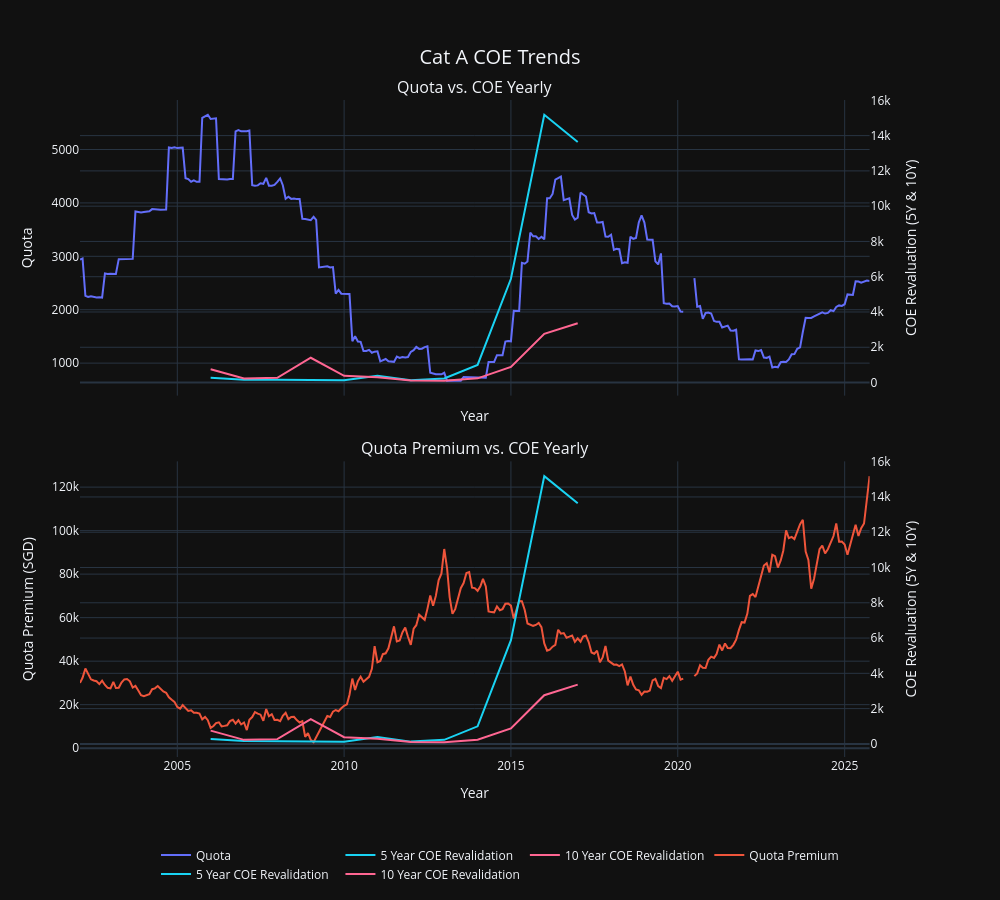

The code cell stored with this chart in its notebook:
### Code cell
fig = make_subplots(
    rows=2, cols=1,
    shared_xaxes=True,
    vertical_spacing=0.1,
    row_heights=[1, 1],
    subplot_titles=("Quota vs. COE Yearly", "Quota Premium vs. COE Yearly"),
    specs=[[{"secondary_y": True}], [{"secondary_y": True}]]
)

#Plot 1: Quota vs COE Yearly
fig.add_trace(go.Scatter(
        x=cat_a_df.index,
        y=cat_a_df['quota_a'],
        mode='lines',
        name='Quota',
        line=dict(color=pc.qualitative.Plotly[0])
), row=1, col=1, secondary_y=False)

fig.add_trace(go.Scatter(
    x=coe_yearly_a.index,
    y=coe_yearly_a['5 Year'],
    mode='lines',
    name='5 Year COE Revalidation',
    line=dict(color=pc.qualitative.Plotly[5]),
), row=1, col=1, secondary_y=True)

fig.add_trace(go.Scatter(
    x=coe_yearly_a.index,
    y=coe_yearly_a['10 Year'],
    mode='lines',
    name='10 Year COE Revalidation',
    line=dict(color=pc.qualitative.Plotly[6]),
), row=1, col=1, secondary_y=True)

#Plot 2: Quota Premium vs COE Yearly

fig.add_trace(go.Scatter(
    x=cat_a_df.index,
    y=cat_a_df['quota_premium_a'],
    mode='lines',
    name='Quota Premium',
    line=dict(color=pc.qualitative.Plotly[1])
), row=2, col=1, secondary_y=False)

fig.add_trace(go.Scatter(
    x=coe_yearly_a.index,
    y=coe_yearly_a['5 Year'],
    mode='lines',
    name='5 Year COE Revalidation',
    line=dict(color=pc.qualitative.Plotly[5]),
), row=2, col=1, secondary_y=True)

fig.add_trace(go.Scatter(
    x=coe_yearly_a.index,
    y=coe_yearly_a['10 Year'],
    mode='lines',
    name='10 Year COE Revalidation',
    line=dict(color=pc.qualitative.Plotly[6]),
), row=2, col=1, secondary_y=True)

fig.update_layout(
    height=900,
    width=1000,
    title={
        'text': "Cat A COE Trends",
        'x': 0.5,
        'xanchor': 'center',
        'yanchor': 'top',
        'font': {'size': 20}
    },
    template='plotly_dark',
    legend=dict(
        orientation="h",
        yanchor="bottom",
        y=-0.2,
        xanchor="center",
        x=0.5
    )
)

fig.update_xaxes(
    title_text="Year",
)

fig.update_yaxes(title_text="Quota", row=1, col=1, secondary_y=False)
fig.update_yaxes(title_text="COE Revaluation (5Y & 10Y)", row=1, col=1, secondary_y=True)

fig.update_yaxes(title_text="Quota Premium (SGD)", row=2, col=1, secondary_y=False)
fig.update_yaxes(title_text="COE Revaluation (5Y & 10Y)", row=2, col=1, secondary_y=True)

fig.show()

### Figure 1 — Plotly figure (JSON) as saved in the notebook; plotly's stock layout.template omitted (floating-point values rounded to 4 significant figures; data arrays with more than 128 entries replaced by an {"elided": "..."} marker saying what was removed)
{"data": [{"line": {"color": "#636EFA"}, "mode": "lines", "name": "Quota", "type": "scatter", "x": {"elided": "285 str values"}, "xaxis": "x", "y": {"elided": "285 int values"}, "yaxis": "y"}, {"line": {"color": "#19D3F3"}, "mode": "lines", "name": "5 Year COE Revalidation", "type": "scatter", "x": ["2006-01-01T00:00:00", "2007-01-01T00:00:00", "2008-01-01T00:00:00", "2009-01-01T00:00:00", "2010-01-01T00:00:00", "2011-01-01T00:00:00", "2012-01-01T00:00:00", "2013-01-01T00:00:00", "2014-01-01T00:00:00", "2015-01-01T00:00:00", "2016-01-01T00:00:00", "2017-01-01T00:00:00"], "xaxis": "x", "y": [273, 165, 153, 127, 128, 390, 129, 229, 997, 5881, 15181, 13643], "yaxis": "y2"}, {"line": {"color": "#FF6692"}, "mode": "lines", "name": "10 Year COE Revalidation", "type": "scatter", "x": ["2006-01-01T00:00:00", "2007-01-01T00:00:00", "2008-01-01T00:00:00", "2009-01-01T00:00:00", "2010-01-01T00:00:00", "2011-01-01T00:00:00", "2012-01-01T00:00:00", "2013-01-01T00:00:00", "2014-01-01T00:00:00", "2015-01-01T00:00:00", "2016-01-01T00:00:00", "2017-01-01T00:00:00"], "xaxis": "x", "y": [751, 230, 270, 1405, 383, 296, 111, 95, 237, 882, 2758, 3360], "yaxis": "y2"}, {"line": {"color": "#EF553B"}, "mode": "lines", "name": "Quota Premium", "type": "scatter", "x": {"elided": "285 str values"}, "xaxis": "x2", "y": {"elided": "285 float values"}, "yaxis": "y3"}, {"line": {"color": "#19D3F3"}, "mode": "lines", "name": "5 Year COE Revalidation", "type": "scatter", "x": ["2006-01-01T00:00:00", "2007-01-01T00:00:00", "2008-01-01T00:00:00", "2009-01-01T00:00:00", "2010-01-01T00:00:00", "2011-01-01T00:00:00", "2012-01-01T00:00:00", "2013-01-01T00:00:00", "2014-01-01T00:00:00", "2015-01-01T00:00:00", "2016-01-01T00:00:00", "2017-01-01T00:00:00"], "xaxis": "x2", "y": [273, 165, 153, 127, 128, 390, 129, 229, 997, 5881, 15181, 13643], "yaxis": "y4"}, {"line": {"color": "#FF6692"}, "mode": "lines", "name": "10 Year COE Revalidation", "type": "scatter", "x": ["2006-01-01T00:00:00", "2007-01-01T00:00:00", "2008-01-01T00:00:00", "2009-01-01T00:00:00", "2010-01-01T00:00:00", "2011-01-01T00:00:00", "2012-01-01T00:00:00", "2013-01-01T00:00:00", "2014-01-01T00:00:00", "2015-01-01T00:00:00", "2016-01-01T00:00:00", "2017-01-01T00:00:00"], "xaxis": "x2", "y": [751, 230, 270, 1405, 383, 296, 111, 95, 237, 882, 2758, 3360], "yaxis": "y4"}], "layout": {"annotations": [{"font": {"size": 16}, "showarrow": false, "text": "Quota vs. COE Yearly", "x": 0.47, "xanchor": "center", "xref": "paper", "y": 1, "yanchor": "bottom", "yref": "paper"}, {"font": {"size": 16}, "showarrow": false, "text": "Quota Premium vs. COE Yearly", "x": 0.47, "xanchor": "center", "xref": "paper", "y": 0.45, "yanchor": "bottom", "yref": "paper"}], "height": 900, "legend": {"orientation": "h", "x": 0.5, "xanchor": "center", "y": -0.2, "yanchor": "bottom"}, "title": {"font": {"size": 20}, "text": "Cat A COE Trends", "x": 0.5, "xanchor": "center", "yanchor": "top"}, "width": 1000, "xaxis": {"anchor": "y", "domain": [0, 0.94], "matches": "x2", "showticklabels": false, "title": {"text": "Year"}}, "xaxis2": {"anchor": "y3", "domain": [0, 0.94], "title": {"text": "Year"}}, "yaxis": {"anchor": "x", "domain": [0.55, 1], "title": {"text": "Quota"}}, "yaxis2": {"anchor": "x", "overlaying": "y", "side": "right", "title": {"text": "COE Revaluation (5Y & 10Y)"}}, "yaxis3": {"anchor": "x2", "domain": [0, 0.45], "title": {"text": "Quota Premium (SGD)"}}, "yaxis4": {"anchor": "x2", "overlaying": "y3", "side": "right", "title": {"text": "COE Revaluation (5Y & 10Y)"}}}}
